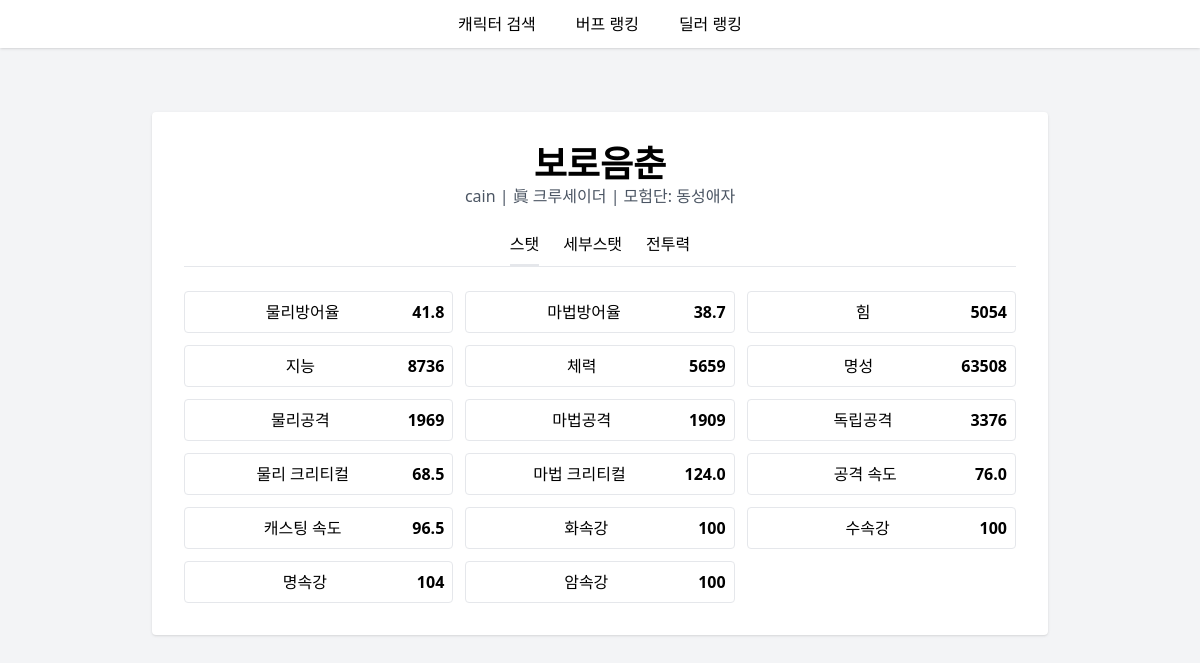
Page /character/56 on the committed database.
### models.py (models this page shows)
class Character(Base):
    __tablename__ = "characters"
    __table_args__ = (UniqueConstraint("server","character_id", name="uix_server_character_id"),)
    id                 = Column(Integer, primary_key=True, index=True)
    server             = Column(String, index=True)
    character_id       = Column(String, index=True)
    name               = Column(String, index=True)
    adventure_name     = Column(String, index=True)   # 모험단
    job_name           = Column(String, index=True)
    job_id             = Column(String)
    level              = Column(Integer)
    fame               = Column(Integer)
    final_damage       = Column(Float)
    buff_power         = Column(Float)
    cooldown_reduction = Column(Float)
    strength           = Column(Integer)
    intelligence       = Column(Integer)
    vitality           = Column(Integer)
    physical_attack    = Column(Integer)
    magic_attack       = Column(Integer)
    independent_attack = Column(Integer)
    physical_def       = Column(Float)
    magical_def        = Column(Float)
    crit_phy           = Column(Float)
    crit_mag           = Column(Float)
    attack_speed       = Column(Float)
    cast_speed         = Column(Float)
    fire_ele           = Column(Integer)
    water_ele          = Column(Integer)
    light_ele          = Column(Integer)
    dark_ele           = Column(Integer)
    damage_inc         = Column(Float)
    cool_reduce        = Column(Float)
    updated_at         = Column(DateTime(timezone=True),
                                 server_default=func.now(),
                                 onupdate=func.now())

### main.py (the view)
@app.get("/character/{cid}",response_class=HTMLResponse)
async def detail(cid:int,r:Request,db:Session=Depends(get_db)):
    ch=db.get(Character,cid) or HTTPException(404,"없음")
    power = ch.buff_power*1.3 if is_buffer(ch.job_name) else ch.final_damage*1.5
    return templates.TemplateResponse("character.html",
                                      {"request":r,"char":ch,"power":power,
                                       "is_buffer":is_buffer(ch.job_name)})

### templates/character.html (shortened to what this page needs)
{% extends "base.html" %}
{% block content %}
<div class="bg-white shadow rounded w-full max-w-4xl p-8 text-center">
  <h2 class="text-4xl font-extrabold">{{ char.name }}</h2>
  <p class="text-gray-600">{{ char.server }} | {{ char.job_name }} | 모험단: {{ char.adventure_name or '-' }}</p>
  <ul class="flex justify-center mt-6 border-b">
    {% for t in ['stats','detailed','power'] %}
      <li class="mx-3 pb-2 cursor-pointer" onclick="showTab('{{t}}')"
          id="tab-{{t}}">{{ '스탯' if t=='stats' else '세부스탯' if t=='detailed' else '전투력' }}</li>
    {% endfor %}
  </ul>
  <div id="stats" class="mt-6">
    <div class="grid grid-cols-2 md:grid-cols-3 gap-3">
      {% for label,val in [
        ('물리방어율',char.physical_def), ('마법방어율',char.magical_def),
        ('힘',char.strength), ('지능',char.intelligence),
        ('체력',char.vitality), ('명성',char.fame),
        ('물리공격',char.physical_attack), ('마법공격',char.magic_attack),
        ('독립공격',char.independent_attack),
        ('물리 크리티컬',char.crit_phy), ('마법 크리티컬',char.crit_mag),
        ('공격 속도',char.attack_speed), ('캐스팅 속도',char.cast_speed),
        ('화속강',char.fire_ele),('수속강',char.water_ele),
        ('명속강',char.light_ele),('암속강',char.dark_ele)]
      %}
        <div class="border rounded p-2">{{label}} <span class="font-bold float-right">{{val}}</span></div>
      {% endfor %}
    </div>
  </div>
</div>
{% endblock %}

### rows in the picture
Character: name "보로음춘", server "cain", job_name "眞 크루세이더", adventure_name "동성애자", label "물리방어율", physical_def "41.8", label "마법방어율", magical_def "38.7", label "힘", strength "5054", label "지능", intelligence "8736", label "체력", vitality "5659", label "명성", fame "63508", label "물리공격", physical_attack "1969", label "마법공격", magic_attack "1909", label "독립공격", independent_attack "3376", label "물리 크리티컬", crit_phy "68.5", label "마법 크리티컬", crit_mag "124.0", label "공격 속도", attack_speed "76.0", label "캐스팅 속도", cast_speed "96.5"

### other values in the picture
{{ '스탯' if t=='stats' else '세부스탯' if t=='detailed' else '전투력' }} "스탯" "세부스탯" "전투력"
{{ label }} "화속강" "수속강" "명속강" "암속강"
{{ val }} "100" "100" "104" "100"
